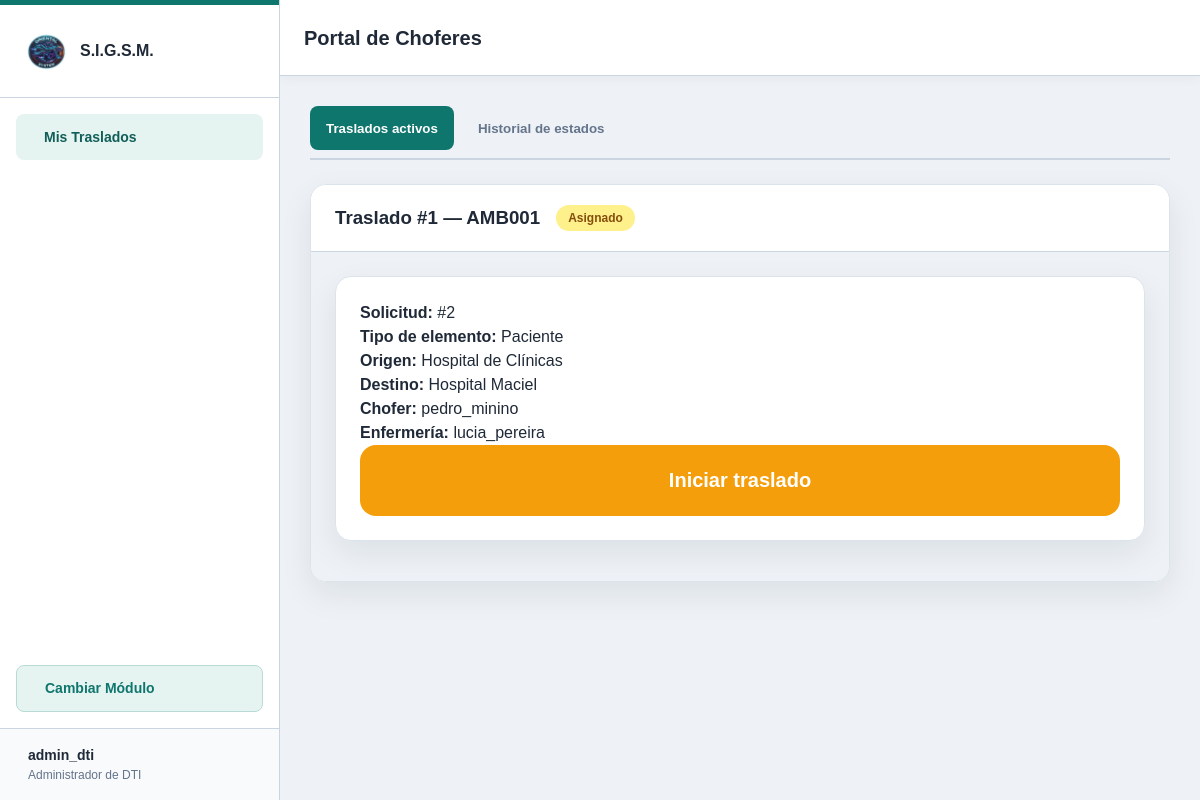
Screenshot of /moduloAmbulancias/Vista/choferes.php (signed in) with the database file from the repository.
### tables this page shows
CREATE TABLE `traslado` (
  `id_traslado` int(11) NOT NULL,
  `id_solicitud` int(11) NOT NULL,
  `id_vehiculo` int(11) DEFAULT NULL,
  `id_chofer` int(11) DEFAULT NULL,
  `id_enfermero` int(11) DEFAULT NULL,
  `id_proveedor` int(11) DEFAULT NULL,
  `id_ruta` int(11) DEFAULT NULL
);

CREATE TABLE `vehiculo` (
  `id_vehiculo` int(11) NOT NULL,
  `matricula` varchar(20) NOT NULL,
  `marca` varchar(60) NOT NULL,
  `modelo` varchar(60) NOT NULL,
  `año` int(11) NOT NULL,
  `id_tipo_vehiculo` int(11) NOT NULL,
  `activo` tinyint(1) NOT NULL DEFAULT 1
);

CREATE TABLE `estado_traslado` (
  `id_estado` int(11) NOT NULL,
  `nombre` varchar(50) NOT NULL
);

CREATE TABLE `historial_estado` (
  `id_historial` int(11) NOT NULL,
  `id_traslado` int(11) NOT NULL,
  `id_estado` int(11) NOT NULL,
  `fecha_hora` datetime NOT NULL DEFAULT current_timestamp(),
  `id_usuario` int(11) NOT NULL,
  `observaciones` varchar(255) DEFAULT NULL
);

### moduloAmbulancias/Model/SeguimientoModelo.php (called while the page is built, shortened)
<?php
class SeguimientoModelo
{
    public static function listar(?int $idChofer): array
    {
        $conexion = Conexion::conectar();
        $sql = "
            SELECT
                t.id_traslado,
                t.id_solicitud,
                t.id_chofer,
                t.id_vehiculo,
                s.ci_paciente,
                v.matricula,
                ch.nombre_usuario AS chofer,
                en.nombre_usuario AS enfermeria,
                o.nombre AS origen,
                d.nombre AS destino,
                te.nombre AS elemento,
                h.id_estado,
                e.nombre AS estado
            FROM traslado t
            JOIN solicitud_traslado s
                ON s.id_solicitud = t.id_solicitud
            JOIN ubicacion o ON o.id_ubicacion = s.id_origen
            JOIN ubicacion d ON d.id_ubicacion = s.id_destino
            JOIN tipo_elemento te
                ON te.id_tipo_elemento = s.id_tipo_elemento
            LEFT JOIN vehiculo v ON v.id_vehiculo = t.id_vehiculo
            LEFT JOIN usuario ch ON ch.id_usuario = t.id_chofer
            LEFT JOIN usuario en ON en.id_usuario = t.id_enfermero
            LEFT JOIN historial_estado h ON h.id_historial = (
                SELECT hx.id_historial
                FROM historial_estado hx
                WHERE hx.id_traslado = t.id_traslado
                ORDER BY hx.fecha_hora DESC, hx.id_historial DESC
                LIMIT 1
            )
            LEFT JOIN estado_traslado e ON e.id_estado = h.id_estado
        ";
        $params = [];
        $sql .= ' ORDER BY t.id_traslado DESC';
        $consulta = $conexion->prepare($sql);
        $consulta->execute($params);
        return $consulta->fetchAll(PDO::FETCH_ASSOC);
    }
}

### serviciosComunes/seguridad/guardian.php (called while the page is built, shortened)
<?php
if (!function_exists('estaAutenticado')) {
    function estaAutenticado(): bool {
        return isset($_SESSION['id_usuario']) && !empty($_SESSION['id_usuario']);
    }
}
if (!function_exists('tieneRol')) {
    function tieneRol($roles): bool {
        $idRol = $_SESSION['id_rol'] ?? null;
        $nombreRol = strtolower($_SESSION['nombre_rol'] ?? '');
        if (!is_array($roles)) {
            $roles = [$roles];
        }
        foreach ($roles as $rol) {
            if (is_int($rol) && (int)$idRol === $rol) {
                return true;
            }
            if (is_string($rol)) {
                $rolLower = strtolower($rol);
                if ($rolLower === 'admin' || $rolLower === 'administrador') {
                    if ((int)$idRol === 1) {
                        return true;
                    }
                } elseif (strpos($nombreRol, $rolLower) !== false) {
                    return true;
                }
            }
        }
        return false;
    }
}

### moduloAmbulancias/Vista/seguimientoChofer.php (the view, shortened to what this page needs)
<?php
require_once __DIR__ . '/../../serviciosComunes/seguridad/guardian.php';
require_once __DIR__ . '/../Model/SeguimientoModelo.php';
$idUsuarioSeguimiento = (int) $_SESSION['id_usuario'];
$esChoferSeguimiento = tieneRol(5);
$esDTISeguimiento = tieneRol(1);
$viajesSeguimiento = SeguimientoModelo::listar(
    $esChoferSeguimiento ? $idUsuarioSeguimiento : null
);
function escaparSeguimiento($valor): string
{
    return htmlspecialchars((string) $valor, ENT_QUOTES, 'UTF-8');
}
$accionesSeguimiento = [
    2 => [3, 'Iniciar traslado'],
    3 => [4, 'Llegué a destino'],
    4 => [5, 'Iniciar retorno'],
    5 => [6, 'Finalizar traslado']
];
$activosSeguimiento = array_filter(
    $viajesSeguimiento,
    fn($viaje) => !in_array((int) $viaje['id_estado'], [6, 7], true)
);
?>
<div id="seccion-traslados" class="view-section active">
    <div class="tabs-container">
        <button class="tab-btn active" data-tab="tab-proceso">
            Traslados activos
        </button>
        <button class="tab-btn" data-tab="tab-historial">
            Historial de estados
        </button>
    </div>
    <div id="tab-proceso" class="tab-content active">
        <?php foreach ($activosSeguimiento as $viaje): ?>
            <div class="card-traslado">
                <div class="accordion-header" onclick="toggleAccordion(this)">
                    <div class="header-info">
                        <h3>
                            Traslado #<?= (int) $viaje['id_traslado'] ?>
                            — <?= escaparSeguimiento($viaje['matricula'] ?? 'Sin vehículo') ?>
                        </h3>
                        <span class="badge urgencia-media">
                            <?= escaparSeguimiento($viaje['estado'] ?? 'Sin estado') ?>
                        </span>
                    </div>
                </div>
                <div class="accordion-content open">
                    <div class="card-formulario mb-3">
                        <?php
                        $datosViaje = [
                            'Solicitud' => '#' . $viaje['id_solicitud'],
                            'Tipo de elemento' => $viaje['elemento'],
                            'Origen' => $viaje['origen'],
                            'Destino' => $viaje['destino'],
                            'Chofer' => $viaje['chofer'] ?? 'Sin asignar',
                            'Enfermería' => $viaje['enfermeria'] ?? 'Sin asignar'
                        ];
                        ?>
                        <?php foreach ($datosViaje as $etiqueta => $valor): ?>
                            <p>
                                <strong><?= escaparSeguimiento($etiqueta) ?>:</strong>
                                <?= escaparSeguimiento($valor) ?>
                            </p>
                        <?php endforeach; ?>
                        <?php
                        $accionViaje = $accionesSeguimiento[
                            (int) $viaje['id_estado']
                        ] ?? null;
                        $puedeCambiar = $esDTISeguimiento
                            || ($esChoferSeguimiento
                                && (int) $viaje['id_chofer'] === $idUsuarioSeguimiento);
                        ?>
                        <?php if ($puedeCambiar && $accionViaje): ?>
                            <form action="../Controlador/CambiarEstadoTraslado.php"
                                  method="POST">
                                <button type="submit" class="btn-gigante btn-llegando">
                                    <?= escaparSeguimiento($accionViaje[1]) ?>
                                </button>
                            </form>
                        <?php endif; ?>
                    </div>
                </div>
            </div>
        <?php endforeach; ?>
    </div>
</div>

### serviciosComunes/vistaGeneral/assets/css/layout.css (style rules this page uses)
:root { --primary: #0284c7; --primary-light: #e0f2fe; --primary-hover: #0369a1; --bg-color: #f8fafc; --card-bg: #ffffff; --text-main: #1e293b; --text-muted: #64748b; --border-color: #e2e8f0; --sidebar-width: 280px; }
* { box-sizing: border-box; margin: 0; padding: 0; }
body { font-family: system-ui, sans-serif; background-color: var(--bg-color); color: var(--text-main); }

### moduloAmbulancias/Vista/assets/css/choferes.css (style rules this page uses)
.view-section { display: none; }
.view-section.active { display: block; }
.tabs-container { display: flex; gap: 0.5rem; margin-bottom: 1.5rem; border-bottom: 2px solid var(--border-color); padding-bottom: 0.5rem; }
.tab-btn { padding: 0.75rem 1.5rem; background: transparent; border: none; font-weight: bold; color: var(--text-muted); cursor: pointer; border-radius: 0.5rem; transition: all 0.3s; }
.tab-btn.active { background: var(--primary-light); color: var(--primary); }
.card-traslado-activo, .card-formulario, .card-historial { background: var(--card-bg); padding: 1.5rem; border-radius: 1rem; box-shadow: var(--shadow-sm); border: 1px solid var(--border-color); margin-bottom: 1rem; }
.badge { padding: 0.25rem 0.75rem; border-radius: 1rem; font-size: 0.75rem; font-weight: bold; }
.btn-gigante { display: flex; align-items: center; justify-content: center; gap: 1rem; width: 100%; padding: 1.5rem; font-size: 1.25rem; font-weight: bold; border-radius: 1rem; border: none; color: white; cursor: pointer; transition: transform 0.1s, filter 0.2s; }
.btn-llegando { background-color: #f59e0b; }
.card-traslado { background: var(--card-bg); border-radius: 1rem; box-shadow: var(--shadow-sm); border: 1px solid var(--border-color); margin-bottom: 1rem; overflow: hidden; }
.accordion-header { display: flex; justify-content: space-between; align-items: center; padding: 1.25rem 1.5rem; cursor: pointer; background-color: var(--card-bg); transition: background-color 0.2s; }
.header-info { display: flex; align-items: center; gap: 1rem; }
.accordion-content { max-height: 0; overflow: hidden; transition: max-height 0.4s ease-out, padding 0.4s ease-out; padding: 0 1.5rem; background-color: var(--bg-color); }
.accordion-content.open { max-height: 1000px; padding: 1.5rem; border-top: 1px solid var(--border-color); }
.urgencia-media { background: #fef08a; color: #854d0e; }

### serviciosComunes/vistaGeneral/assets/css/tema-institucional.css (style rules this page uses)
:root { --primary: #0f766e; --primary-hover: #115e59; --primary-light: #e6f4f1; --bg-color: #eef2f6; --card-bg: #fff; --text-main: #1f2937; --text-muted: #64748b; --border-color: #cbd5e1; --shadow-sm: 0 3px 12px rgba(15, 23, 42, .04); --shadow-md: 0 12px 32px rgba(15, 23, 42, .08); }
body { font-family: Arial, sans-serif; color: var(--text-main); background: var(--bg-color); line-height: 1.5; }
button, input, select, textarea { font-family: inherit; }
button, summary { cursor: pointer; }
h1, h2, h3, h4 { color: var(--text-main); line-height: 1.3; }
.card-formulario, .card-traslado, .card-traslado-activo, .card-pendiente, .card-historial, .tarjeta-formulario, .tarjeta-detalle, .tarjeta, .card { background: white; border: 1px solid #dce4eb; border-radius: 16px; box-shadow: var(--shadow-md); }
.sub-nav, .tabs-container { display: flex; flex-wrap: wrap; gap: 8px; }
.sub-btn, .tab-btn { border-radius: 8px; padding: 11px 16px; min-height: 44px; }
.sub-btn.active, .tab-btn.active { background: var(--primary); color: white; }
.accordion-content.open { max-height: none; }
.header-info { flex-wrap: wrap; min-width: 0; }
.accordion-header h3 { overflow-wrap: anywhere; }

### rows the page displays
traslado: id_traslado "1", id_vehiculo.matricula "AMB001", estado_traslado.nombre "Asignado", etiqueta "Solicitud", valor "#2", etiqueta "Tipo de elemento", valor "Paciente", etiqueta "Origen", valor "Hospital de Clínicas", etiqueta "Destino", valor "Hospital Maciel", etiqueta "Chofer", valor "pedro_minino", etiqueta "Enfermería", valor "lucia_pereira", historial_estado.id_estado "Iniciar traslado"

### other values shown
$usuarioActual['nombre_usuario'] "admin_dti"
$usuarioActual['nombre_rol'] "Administrador de DTI"
